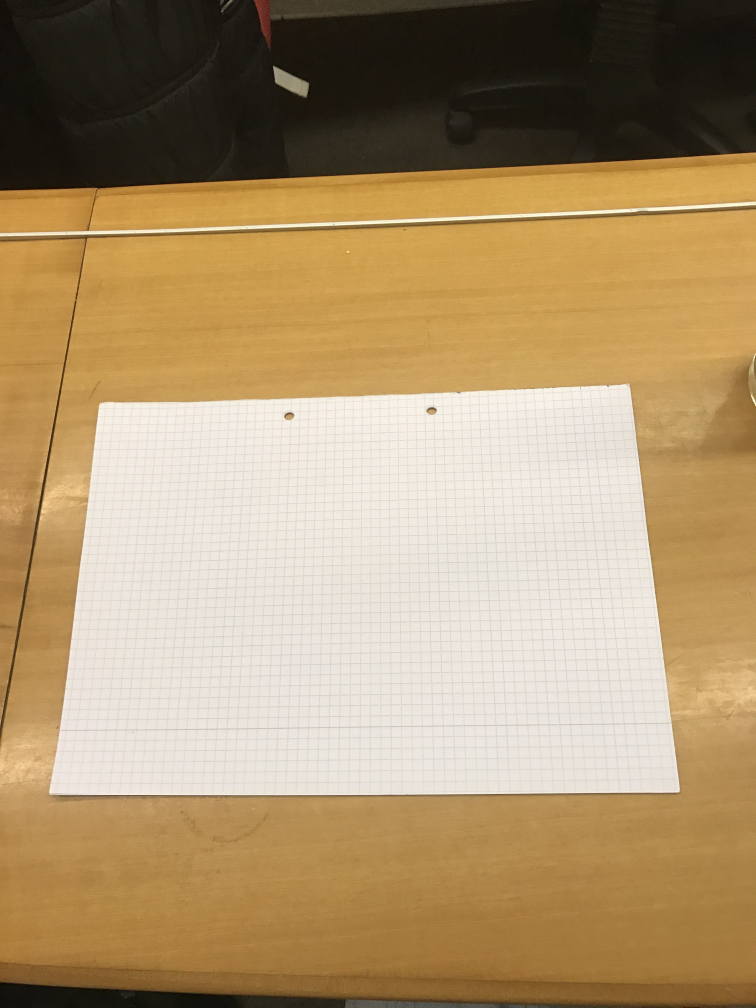
#> input picture facebot-exec/IMG_0037.JPG, 3024 x 4032 px (shown at 1/4 size)
$ python -i PaperHomography.py   (imports and definitions only)   (older library calls are emulated)
#> lines starting #> are read from the running program, lines starting #| are printed output that depends on the picture; after the words box and inside, x2 and y2 are one past the last pixel; in counts of white or black regions, pixels touching at a corner belong together
#> further down, picture is the input picture: shape (4032, 3024, 3); mean B, G, R 110.7, 148.1, 172.8

# import the necessary packages
from pyimagesearch.transform import four_point_transform
from skimage.filters import threshold_adaptive
import numpy as np
import cv2

backGroundTriplet = (255,0,255)
WHITE_THRESHOLD = 200


# [33 lines left out: functions find_corners, arrayToTuple, paperSizer, not called in this run]

def isBlack(b, g, r):
    return b == 0 and g == 0 and r == 0

def isBackground(b, g, r):
    return b >= 240 and b < 256 and g >= 0 and g <= 10 and r >= 240 and r <= 256

def isWhiteish(b, g, r):
    return b > WHITE_THRESHOLD and g > WHITE_THRESHOLD and r > WHITE_THRESHOLD

# [21 lines left out: function mergeImages, not called in this run]

def getPaperPoints(image):

    # convert the image to grayscale, blur it, and find edges
    # in the image
    gray = cv2.cvtColor(image, cv2.COLOR_BGR2GRAY)
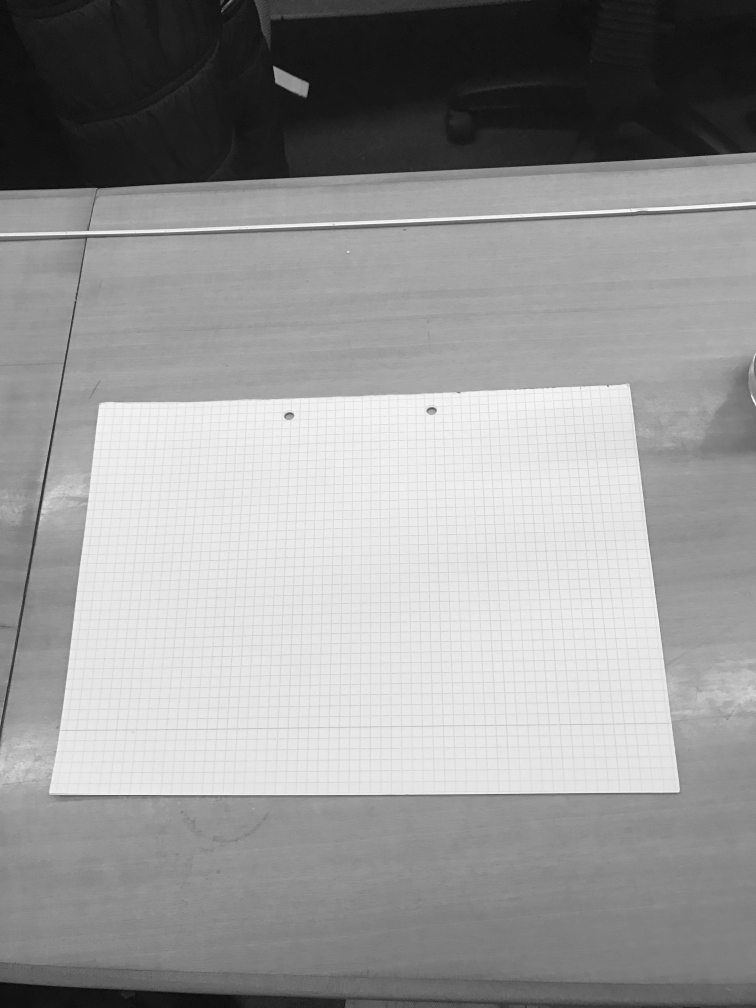
#> gray: shape (4032, 3024) (shown at 1/4 size); min 0, max 254, mean 151.2
    gray = cv2.GaussianBlur(gray, (5, 5), 0)
    edged = cv2.Canny(gray, 75, 200)
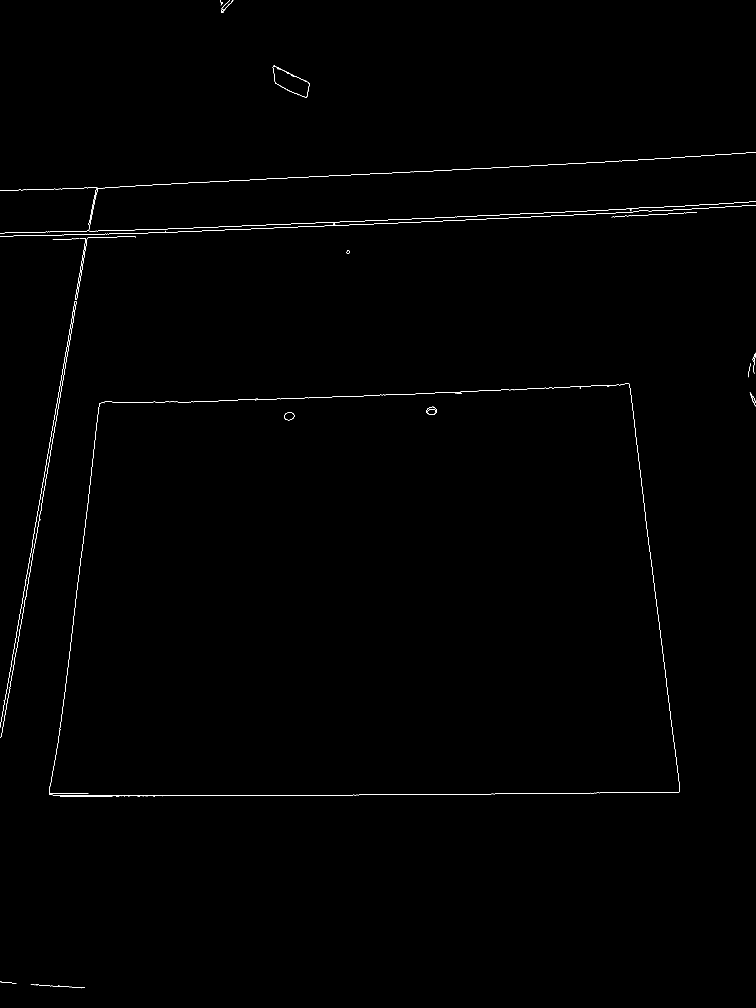
#> edged: shape (4032, 3024) (shown at 1/4 size); 0.2% white in thin lines or dots

    # find the contours in the edged image, keeping only the
    # largest ones, and initialize the screen contour
    (cnts, _) = cv2.findContours(edged, cv2.RETR_LIST, cv2.CHAIN_APPROX_SIMPLE)
#> cnts = 42 contours, 30 with area under 20; largest, box (x1, y1, x2, y2) and area: (1137, 1649, 1178, 1681) 962, (1137, 1649, 1178, 1681) 934, (1091, 262, 1238, 392) 100, (1386, 1001, 1400, 1014) 97, (1386, 1002, 1399, 1014) 86
    cnts = sorted(cnts, key=cv2.contourArea, reverse=True)[:5]
#> cnts = 5 contours; box (x1, y1, x2, y2) and area: (1137, 1649, 1178, 1681) 962, (1137, 1649, 1178, 1681) 934, (1091, 262, 1238, 392) 100, (1386, 1001, 1400, 1014) 97, (1386, 1002, 1399, 1014) 86

    # loop over the contours
    for c in cnts:
        # approximate the contour
        peri = cv2.arcLength(c, True)
        approx = cv2.approxPolyDP(c, 0.02 * peri, True)

        # if our approximated contour has four points, then we
        # can assume that we have found our screen
        if len(approx) == 4:

            return approx.reshape(4,2)
#> this loop made 5 passes
#> peri on passes 1 to 5: 118.6, 116.2, 852.6, 41.8, 37.21

# [50 lines left out: functions scanInkFromImage, sortPoints, implantFrameOnPaper, not called in this run]

>>> import cv2
>>> picture = cv2.imread('IMG_0037.JPG')
>>> result = getPaperPoints(picture)

$ run again, on facebot-exec/IMG_9978.JPG
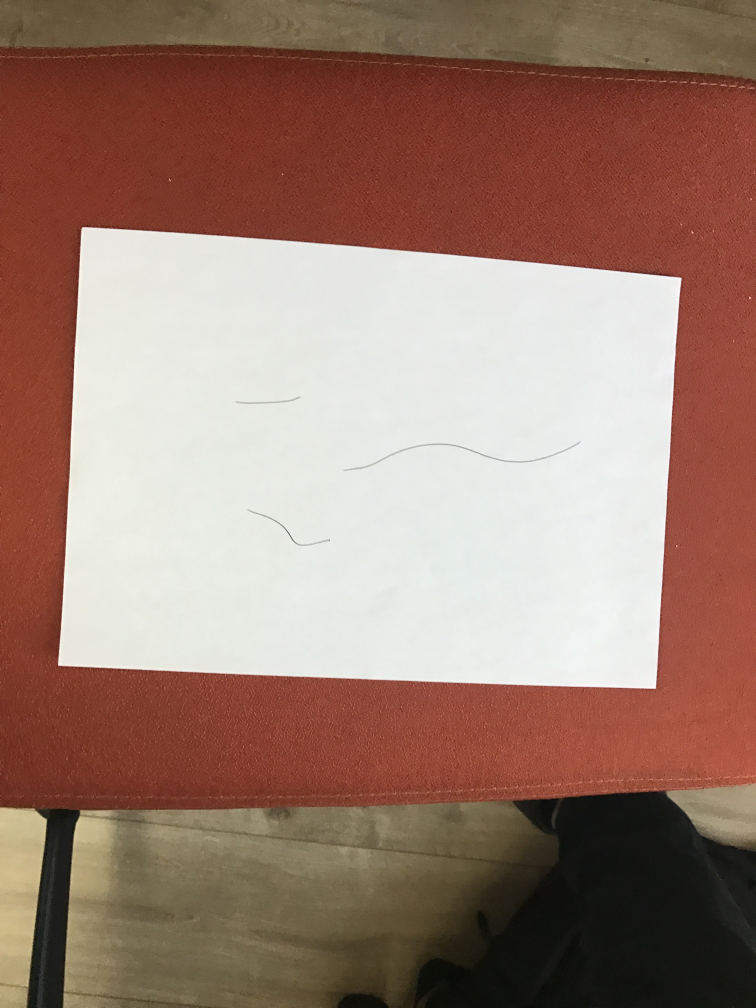
#> input picture facebot-exec/IMG_9978.JPG, 3024 x 4032 px (shown at 1/4 size)
#> picture is the input picture: shape (4032, 3024, 3); mean B, G, R 112.3, 125.4, 155.8
#> in getPaperPoints, `gray = cv2.cvtColor(image, cv2.COLOR_BGR2GRAY)`:
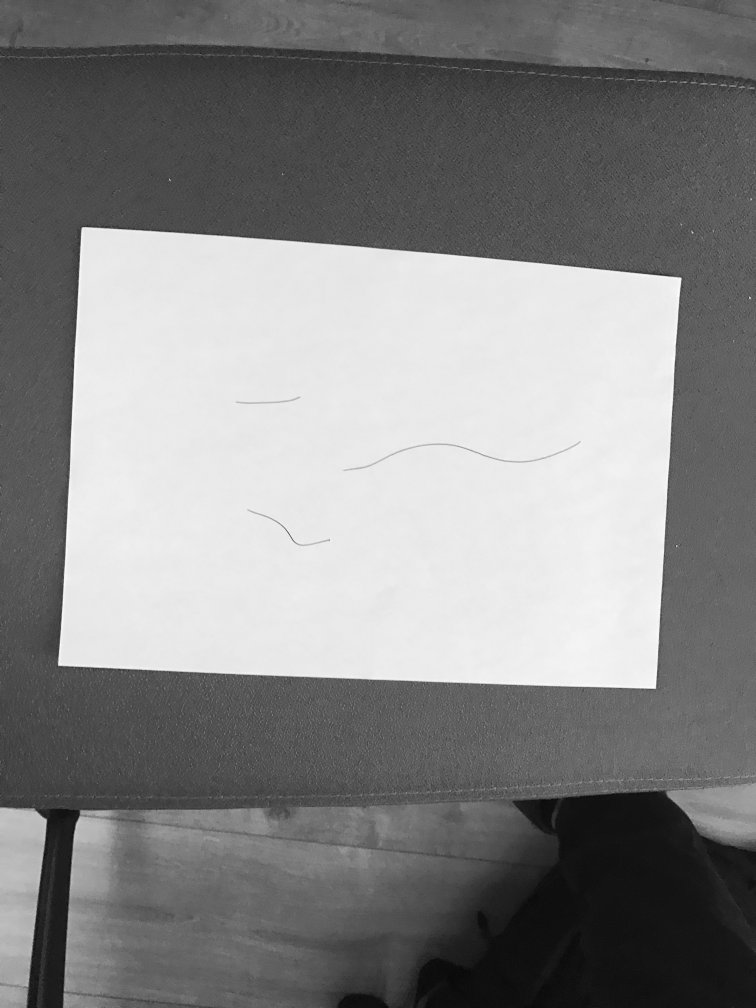
#> gray: shape (4032, 3024) (shown at 1/4 size); min 0, max 255, mean 133
#> in getPaperPoints, `edged = cv2.Canny(gray, 75, 200)`:
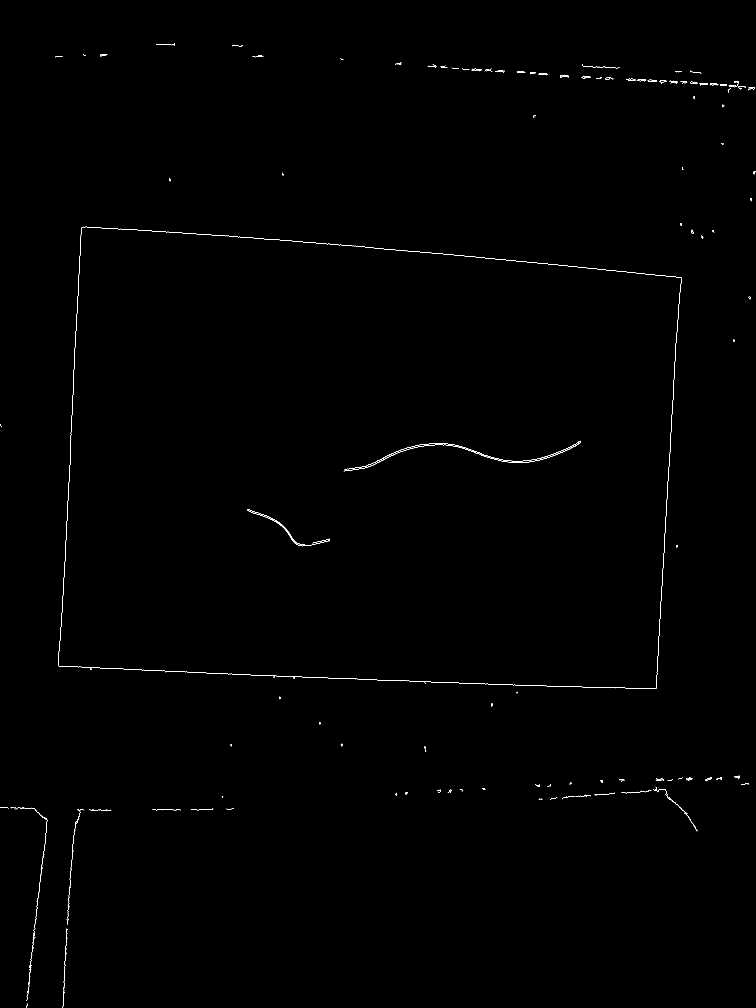
#> edged: shape (4032, 3024) (shown at 1/4 size); 0.15% white in thin lines or dots
#> in getPaperPoints, `(cnts, _) = cv2.findContours(edged, cv2.RETR_LIST, cv2.CHAIN_APPROX_SI..`: cnts = 201 contours, 169 with area under 20; largest, box (x1, y1, x2, y2) and area: (1375, 1763, 2323, 1885) 246, (990, 2036, 1320, 2185) 229, (2761, 327, 2789, 335) 136, (2762, 327, 2789, 335) 126, (400, 216, 429, 225) 119
#> in getPaperPoints, `cnts = sorted(cnts, key=cv2.contourArea, reverse=True)[:5]`: cnts = 5 contours; box (x1, y1, x2, y2) and area: (1375, 1763, 2323, 1885) 246, (990, 2036, 1320, 2185) 229, (2761, 327, 2789, 335) 136, (2762, 327, 2789, 335) 126, (400, 216, 429, 225) 119
#> the loop in getPaperPoints, `for c in cnts:` made 2 passes
#> (peri, approx) on passes 1 to 2: (4255.7, [[2322, 1765], [1375, 1884]]), (1596, [[990, 2036], [1196, 2182], [1319, 2163], [1197, 2182]])
#> result = [[990, 2036], [1196, 2182], [1319, 2163], [1197, 2182]]
